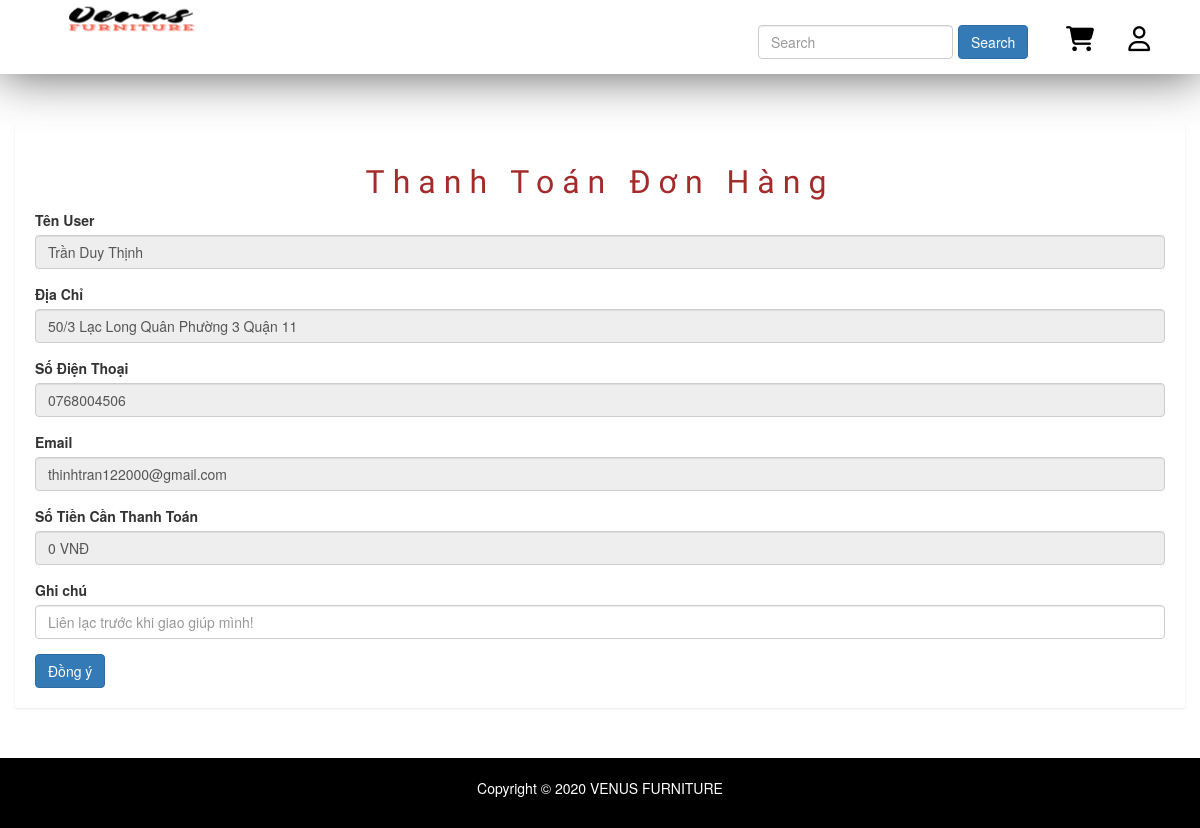
/public/pages/thanh-toan.php, run on the app's committed database.
### tables this page shows
CREATE TABLE `users` (
  `id` int(50) NOT NULL,
  `name` varchar(100) DEFAULT NULL,
  `email` varchar(100) DEFAULT NULL,
  `address` varchar(100) DEFAULT NULL,
  `phone` char(15) DEFAULT NULL,
  `Account` varchar(100) NOT NULL,
  `password` varchar(100) DEFAULT NULL,
  `avatar` varchar(100) DEFAULT NULL,
  `status` tinyint(4) DEFAULT 1,
  `token` varchar(50) DEFAULT NULL,
  `created_at` timestamp NULL DEFAULT NULL,
  `updated_at` timestamp NULL DEFAULT NULL ON UPDATE current_timestamp()
);

### libraries/Database.php (called while the page is built, shortened)
<?php
class DataProvider
{
	public static function ExecuteQuery($sql)
	{
		try{
			$connection = mysqli_connect("localhost","root","", "web_noi_that");
			mysqli_query($connection, "set names 'utf8'");
			$result = mysqli_query($connection, $sql);
			return $result;
		}catch(Exception $ex)
		{
			return null;
		}
    }
}
?>

### public/pages/thanh-toan.php (the view, shortened to what this page needs)
<?php
require_once __DIR__ . "/../../layouts/header.php";
?>
<div class="product-status mg-tb-15" style="min-height:618px">
    <div class="container-fluid">
        <div class="row">
            <div class="col-lg-12 col-md-12 col-sm-12 col-xs-12">
                <div class="product-status-wrap">
                    <h2 class="text-center">Thanh Toán Đơn Hàng </h2>
                    <form action="" method="post" enctype="multipart/form-data" id="USedit">
                        <?php
                        try {
                            $sql = "SELECT * FROM users";
                            $result = DataProvider::ExecuteQuery($sql);
                            $row = mysqli_fetch_array($result);
                        } catch (Exception $ex) {
                            echo "Không thể mở CSDL";
                        }
                        ?>
                        <div class="form-group">
                            <label>Tên User</label>
                            <input readonly="" type="text" class="form-control" placeholder="Enter name" name="TenUS" value="<?php echo $row['name'] ?>">
                        </div>
                        <div class="form-group">
                            <label>Địa Chỉ</label>
                            <input readonly="" type="text" class="form-control" placeholder="351 Lạc Long Quân-Phường 4- Quận 5- Thành Phố Hồ Chí Minh" name="address" value="<?php echo $row['address'] ?>">
                        </div>
                        <div class="form-group">
                            <label>Số Điện Thoại</label>
                            <input readonly="" type="number" class="form-control" placeholder="0345197655" name="phone" value="<?php echo $row['phone'] ?>">
                        </div>
                        <div class="form-group">
                            <label>Email</label>
                            <input readonly="" type="email" class="form-control" placeholder="ABC@gmail.com" name="email" value="<?php echo $row['email'] ?>">
                        </div>
                        <div class="form-group">
                            <label>Số Tiền Cần Thanh Toán</label>
                            <input readonly="" type="text" class="form-control" placeholder="" name="tongtien" value="<?php echo number_format($_SESSION['tongtien'],0) ?> VNĐ">
                        </div>
                        <div class="form-group">
                            <label>Ghi chú</label>
                            <input  type="text" class="form-control" placeholder="Liên lạc trước khi giao giúp mình!" name="note" >
                        </div>
                        <button type="submit" class="btn btn-primary">Đồng ý</button>
                    </form>
                </div>
            </div>
        </div>
    </div>
</div>
<?php
require_once __DIR__ . "/../../layouts/footer.php" ?>

### public/resources/css/styles.css (style rules this page uses)
* { padding: 0 px; margin: 0 px; box-sizing: border-box; }
html { font-family: "Lato", sans-serif; font-size: 20 px; color: #5a5a5a; background-color: #ffffff; text-rendering: optimizeLegibility; }
body { overflow-x: hidden; }

### public/pages/css/main.css (style rules this page uses)
html { color: #222; font-size: 1em; line-height: 1.4; }

### public/pages/style.css (style rules this page uses)
html, body { height: 100%; font-family: 'Play', sans-serif;font-weight:400;background:#f5f5f5; }
h1, h2, h3, h4, h5, h6 { margin: 0 0 10px; font-weight:700; }
.mg-tb-15 { margin:15px 0px; }
.form-control { background-color: #FFFFFF; background-image: none; border: 1px solid #e5e6e7; border-radius: 1px; color: inherit; display: block; padding: 6px 12px; transition: border-color 0.15s ease-in-out 0s, box-shadow 0.15s ease-in-out 0s; width: 100%; }
.product-sales-chart, .analytics-info-cs, .tranffic-als-inner, .analytics-rounded, .single-new-trend, .personal-info-wrap, .author-widgets-single, .calender-inner, .product-status-wrap, .review-tab-pro-inner, .income-dashone-total, .analytics-adminpro-wrap, .analytics-sparkle-line, .analysis-progrebar, .sparkline8-list, .sparkline9-list, .sparkline7-list, .sparkline10-list, .sparkline12-list, .sparkline13-list, .sparkline14-list, .sparkline13-list, .sparkline11-list, .x-editable-list, .code-editor-single, .blog-details-inner, .charts-single-pro, .about-sparkline, .sparkline-list, .button-ad-wrap, .tab-content-details, .sparkline16-list, .sparkline15-list, .tinymce-single { padding:20px; background:#fff; -webkit-box-shadow: 0px 1px 2px 0px rgba(0, 0, 0, 0.1); box-shadow: 0px 1px 2px 0px rgba(0, 0, 0, 0.1); }

### public/pages/thanh-toan.php (style rules this page uses)
h2 { font-family: "Dancing Script", cursive; font-size: xx-large; letter-spacing: 8px; color: brown; }

### data on the page
users: TenUS "Trần Duy Thịnh", address "50/3 Lạc Long Quân Phường 3 Quận 11", phone "0768004506", email "thinhtran122000@gmail.com"
